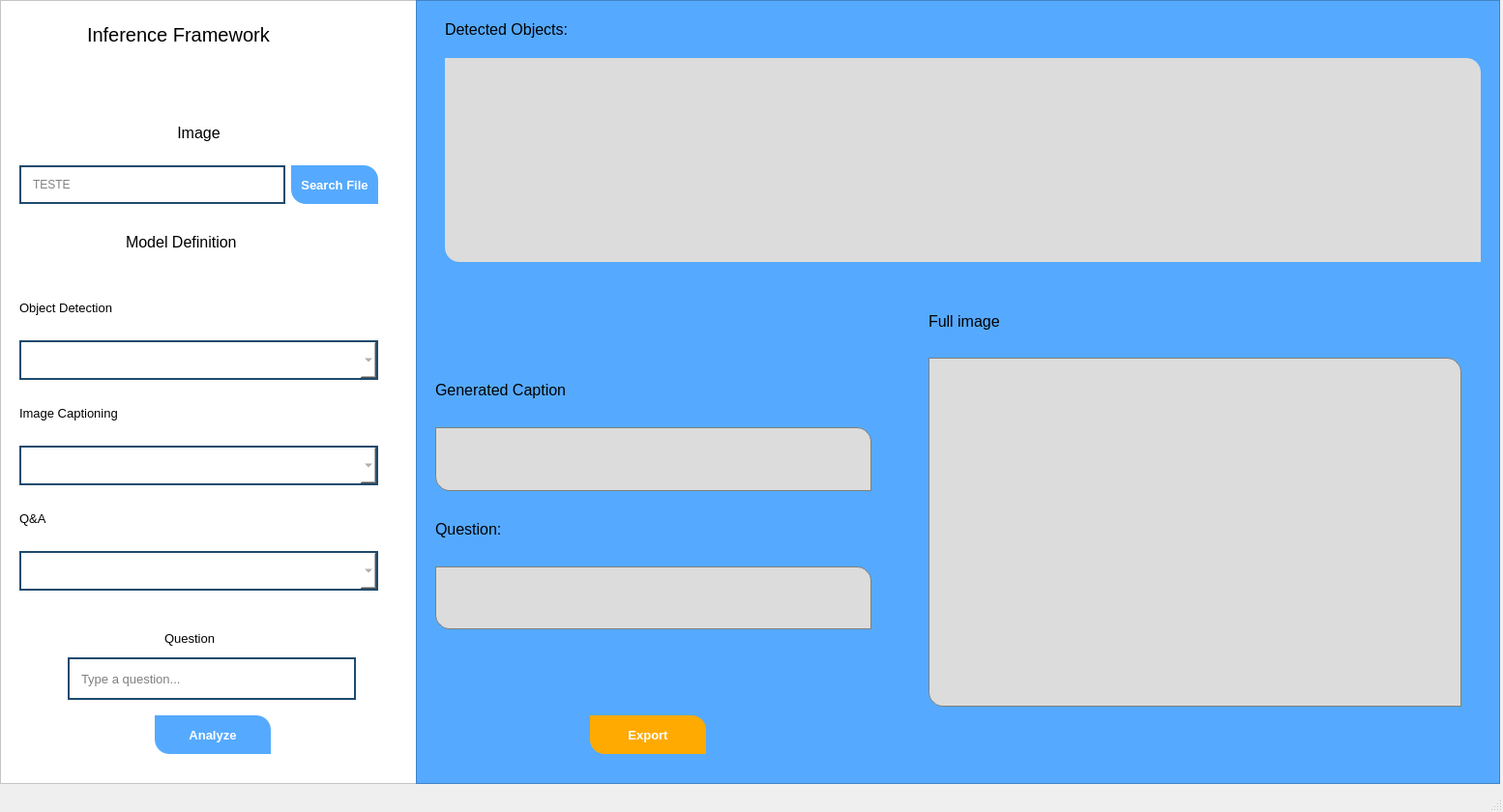
<?xml version="1.0" encoding="UTF-8"?>
<ui version="4.0">
 <class>MainWindow</class>
 <widget class="QMainWindow" name="MainWindow">
  <property name="geometry">
   <rect>
    <x>0</x>
    <y>0</y>
    <width>1554</width>
    <height>840</height>
   </rect>
  </property>
  <property name="windowTitle">
   <string>MainWindow</string>
  </property>
  <widget class="QWidget" name="centralwidget">
   <widget class="QFrame" name="frame">
    <property name="geometry">
     <rect>
      <x>0</x>
      <y>0</y>
      <width>431</width>
      <height>811</height>
     </rect>
    </property>
    <property name="styleSheet">
     <string notr="true">background-color:White;</string>
    </property>
    <property name="frameShape">
     <enum>QFrame::StyledPanel</enum>
    </property>
    <property name="frameShadow">
     <enum>QFrame::Raised</enum>
    </property>
    <widget class="QLabel" name="label_2">
     <property name="geometry">
      <rect>
       <x>170</x>
       <y>650</y>
       <width>91</width>
       <height>20</height>
      </rect>
     </property>
     <property name="font">
      <font>
       <pointsize>10</pointsize>
      </font>
     </property>
     <property name="text">
      <string>Question</string>
     </property>
    </widget>
    <widget class="QLineEdit" name="question_line">
     <property name="geometry">
      <rect>
       <x>70</x>
       <y>680</y>
       <width>298</width>
       <height>44</height>
      </rect>
     </property>
     <property name="font">
      <font>
       <pointsize>10</pointsize>
      </font>
     </property>
     <property name="styleSheet">
      <string notr="true">QLineEdit
{
	background-color: white;
	color: gray;
	border-style: solid;
	border-width: 2px;
	border-color: #1e4b6d;
	padding: 10px;

}


QLineEdit::hover
{
	background-color:rgb(85, 170, 255);
	color: rgb(255, 255, 255);
	border-style: solid;
	border-width: 2px;
	border-color: #01dcff;
	padding: 10px;

}


QLineEdit::focus
{
	
	color:rgb(0, 0, 0);
	border-style: solid;
	border-width: 2px;
	border-color: #01dcff;
	padding: 10px;

}</string>
     </property>
     <property name="text">
      <string>Type a question...</string>
     </property>
    </widget>
    <widget class="QPushButton" name="analyze_button">
     <property name="geometry">
      <rect>
       <x>160</x>
       <y>740</y>
       <width>120</width>
       <height>40</height>
      </rect>
     </property>
     <property name="minimumSize">
      <size>
       <width>40</width>
       <height>40</height>
      </size>
     </property>
     <property name="maximumSize">
      <size>
       <width>120</width>
       <height>40</height>
      </size>
     </property>
     <property name="styleSheet">
      <string notr="true">QPushButton
{
	background-color:rgb(85, 170, 255);
	color: #fff;
	font-size: 13px;
	font-weight: bold;
	border-top-right-radius: 15px;
	border-top-left-radius: 0px;
	border-bottom-right-radius: 0px;
	border-bottom-left-radius: 15px;
	padding: 10px;

}


QPushButton::disabled
{
	background-color: #5c5c5c;

}


QPushButton::hover
{
	background-color: rgb(0, 170, 0);

}


QPushButton::pressed
{
	background-color: #3d4ef2;

}</string>
     </property>
     <property name="text">
      <string>Analyze</string>
     </property>
    </widget>
    <widget class="QLabel" name="label_3">
     <property name="geometry">
      <rect>
       <x>130</x>
       <y>240</y>
       <width>151</width>
       <height>20</height>
      </rect>
     </property>
     <property name="font">
      <font>
       <pointsize>12</pointsize>
      </font>
     </property>
     <property name="text">
      <string>Model Definition</string>
     </property>
    </widget>
    <widget class="QWidget" name="layoutWidget">
     <property name="geometry">
      <rect>
       <x>20</x>
       <y>290</y>
       <width>371</width>
       <height>321</height>
      </rect>
     </property>
     <layout class="QVBoxLayout" name="verticalLayout_2">
      <item>
       <widget class="QLabel" name="label_4">
        <property name="font">
         <font>
          <pointsize>10</pointsize>
         </font>
        </property>
        <property name="text">
         <string>Object Detection</string>
        </property>
        <property name="alignment">
         <set>Qt::AlignLeading|Qt::AlignLeft|Qt::AlignVCenter</set>
        </property>
       </widget>
      </item>
      <item>
       <widget class="QComboBox" name="object_detection_combo">
        <property name="font">
         <font>
          <pointsize>10</pointsize>
         </font>
        </property>
        <property name="styleSheet">
         <string notr="true">QComboBox
{
	background-color: white;
	color: gray;
	border-style: solid;
	border-width: 2px;
	border-color: #1e4b6d;
	padding: 10px;

}


QComboBox::hover
{
	background-color:rgb(255, 255, 255);
	color: #3e93ca;
	border-style: solid;
	border-width: 2px;
	border-color: #01dcff;
	padding: 10px;

}


QComboBox::focus
{
	
	color: rgb(0, 0, 0);
	border-style: solid;
	border-width: 2px;
	border-color: #01dcff;
	padding: 10px;

}</string>
        </property>
       </widget>
      </item>
      <item>
       <widget class="QLabel" name="label_5">
        <property name="font">
         <font>
          <pointsize>10</pointsize>
         </font>
        </property>
        <property name="text">
         <string>Image Captioning</string>
        </property>
       </widget>
      </item>
      <item>
       <widget class="QComboBox" name="image_captioning_combo">
        <property name="font">
         <font>
          <pointsize>10</pointsize>
         </font>
        </property>
        <property name="styleSheet">
         <string notr="true">QComboBox
{
	background-color: white;
	color: gray;
	border-style: solid;
	border-width: 2px;
	border-color: #1e4b6d;
	padding: 10px;

}


QComboBox::hover
{
	background-color: rgb(85, 170, 255);
	color: rgb(255, 255, 255);
	border-style: solid;
	border-width: 2px;
	border-color: #01dcff;
	padding: 10px;

}


QComboBox::focus
{
	
	color: rgb(0, 0, 0);
	border-style: solid;
	border-width: 2px;
	border-color: #01dcff;
	padding: 10px;

}</string>
        </property>
       </widget>
      </item>
      <item>
       <widget class="QLabel" name="label_7">
        <property name="font">
         <font>
          <pointsize>10</pointsize>
         </font>
        </property>
        <property name="text">
         <string>Q&amp;A</string>
        </property>
       </widget>
      </item>
      <item>
       <widget class="QComboBox" name="qanda_combo">
        <property name="font">
         <font>
          <pointsize>10</pointsize>
         </font>
        </property>
        <property name="styleSheet">
         <string notr="true">QComboBox
{
	background-color: white;
	color: gray;
	border-style: solid;
	border-width: 2px;
	border-color: #1e4b6d;
	padding: 10px;

}


QComboBox::hover
{
	background-color: rgb(85, 170, 255);
	color: rgb(255, 255, 255);
	border-style: solid;
	border-width: 2px;
	border-color: #01dcff;
	padding: 10px;

}


QComboBox::focus
{
	
	color: rgb(0, 0, 0);
	border-style: solid;
	border-width: 2px;
	border-color: #01dcff;
	padding: 10px;

}</string>
        </property>
       </widget>
      </item>
     </layout>
    </widget>
    <widget class="QLabel" name="Tittle">
     <property name="geometry">
      <rect>
       <x>90</x>
       <y>10</y>
       <width>271</width>
       <height>51</height>
      </rect>
     </property>
     <property name="font">
      <font>
       <pointsize>15</pointsize>
      </font>
     </property>
     <property name="text">
      <string>Inference Framework</string>
     </property>
    </widget>
    <widget class="QWidget" name="layoutWidget">
     <property name="geometry">
      <rect>
       <x>20</x>
       <y>110</y>
       <width>371</width>
       <height>101</height>
      </rect>
     </property>
     <layout class="QVBoxLayout" name="verticalLayout">
      <item>
       <widget class="QLabel" name="label">
        <property name="font">
         <font>
          <pointsize>12</pointsize>
         </font>
        </property>
        <property name="text">
         <string>Image</string>
        </property>
        <property name="alignment">
         <set>Qt::AlignCenter</set>
        </property>
       </widget>
      </item>
      <item>
       <layout class="QHBoxLayout" name="horizontalLayout">
        <item>
         <widget class="QLineEdit" name="file_name">
          <property name="enabled">
           <bool>false</bool>
          </property>
          <property name="styleSheet">
           <string notr="true">QLineEdit
{
	background-color: white;
	color: gray;
	border-style: solid;
	border-width: 2px;
	border-color: #1e4b6d;
	padding: 10px;

}


QLineEdit::hover
{
	background-color: #082336;
	color: #3e93ca;
	border-style: solid;
	border-width: 2px;
	border-color: #01dcff;
	padding: 10px;

}


QLineEdit::focus
{
	
	color: #3e93ca;
	border-style: solid;
	border-width: 2px;
	border-color: #01dcff;
	padding: 10px;

}</string>
          </property>
          <property name="text">
           <string>TESTE</string>
          </property>
         </widget>
        </item>
        <item>
         <widget class="QPushButton" name="search_file_buttom">
          <property name="minimumSize">
           <size>
            <width>40</width>
            <height>40</height>
           </size>
          </property>
          <property name="maximumSize">
           <size>
            <width>120</width>
            <height>40</height>
           </size>
          </property>
          <property name="styleSheet">
           <string notr="true">QPushButton
{
	background-color:rgb(85, 170, 255);
	color: #fff;
	font-size: 13px;
	font-weight: bold;
	border-top-right-radius: 15px;
	border-top-left-radius: 0px;
	border-bottom-right-radius: 0px;
	border-bottom-left-radius: 15px;
	padding: 10px;

}


QPushButton::disabled
{
	background-color: #5c5c5c;

}


QPushButton::hover
{
	background-color:rgb(0, 170, 0);

}


QPushButton::pressed
{
	background-color: #3d4ef2;

}</string>
          </property>
          <property name="text">
           <string>Search File</string>
          </property>
         </widget>
        </item>
       </layout>
      </item>
     </layout>
    </widget>
   </widget>
   <widget class="QFrame" name="frame_2">
    <property name="geometry">
     <rect>
      <x>430</x>
      <y>0</y>
      <width>1121</width>
      <height>811</height>
     </rect>
    </property>
    <property name="styleSheet">
     <string notr="true">background-color:rgb(85, 170, 255)</string>
    </property>
    <property name="frameShape">
     <enum>QFrame::StyledPanel</enum>
    </property>
    <property name="frameShadow">
     <enum>QFrame::Raised</enum>
    </property>
    <widget class="QLabel" name="label_6">
     <property name="geometry">
      <rect>
       <x>30</x>
       <y>20</y>
       <width>191</width>
       <height>21</height>
      </rect>
     </property>
     <property name="font">
      <font>
       <pointsize>12</pointsize>
      </font>
     </property>
     <property name="text">
      <string>Detected Objects:</string>
     </property>
    </widget>
    <widget class="QListWidget" name="object_list">
     <property name="geometry">
      <rect>
       <x>30</x>
       <y>60</y>
       <width>1071</width>
       <height>211</height>
      </rect>
     </property>
     <property name="styleSheet">
      <string notr="true">background-color: rgb(220, 220, 220);
	color: rgb(220, 220, 220);
	font-size: 14px;
	font-weight: bold;
	show-decoration-selected: 0;
	border-top-right-radius: 15px;
	border-top-left-radius: 0px;
	border-bottom-right-radius: 0px;
	border-bottom-left-radius: 15px;
	padding: 10px;</string>
     </property>
    </widget>
    <widget class="QLabel" name="image">
     <property name="geometry">
      <rect>
       <x>530</x>
       <y>370</y>
       <width>551</width>
       <height>361</height>
      </rect>
     </property>
     <property name="styleSheet">
      <string notr="true">	border: 1px solid gray;
	border-radius: 8px;
	background-color: rgb(220, 220, 220);
	border-top-right-radius: 15px;
	border-top-left-radius: 0px;
	border-bottom-right-radius: 0px;
	border-bottom-left-radius: 15px;
	padding: 10px;</string>
     </property>
     <property name="text">
      <string/>
     </property>
     <property name="alignment">
      <set>Qt::AlignCenter</set>
     </property>
    </widget>
    <widget class="QWidget" name="layoutWidget">
     <property name="geometry">
      <rect>
       <x>20</x>
       <y>370</y>
       <width>451</width>
       <height>281</height>
      </rect>
     </property>
     <layout class="QVBoxLayout" name="verticalLayout_5">
      <item>
       <layout class="QVBoxLayout" name="verticalLayout_3">
        <item>
         <widget class="QLabel" name="label_9">
          <property name="font">
           <font>
            <pointsize>12</pointsize>
           </font>
          </property>
          <property name="styleSheet">
           <string notr="true"/>
          </property>
          <property name="text">
           <string>Generated Caption</string>
          </property>
         </widget>
        </item>
        <item>
         <widget class="QLabel" name="caption_label">
          <property name="font">
           <font>
            <pointsize>11</pointsize>
           </font>
          </property>
          <property name="styleSheet">
           <string notr="true">	border: 1px solid gray;
	border-radius: 8px;
	background-color: rgb(220, 220, 220);
	border-top-right-radius: 15px;
	border-top-left-radius: 0px;
	border-bottom-right-radius: 0px;
	border-bottom-left-radius: 15px;
	padding: 10px;</string>
          </property>
          <property name="text">
           <string/>
          </property>
         </widget>
        </item>
       </layout>
      </item>
      <item>
       <layout class="QVBoxLayout" name="verticalLayout_4">
        <item>
         <widget class="QLabel" name="question_label">
          <property name="font">
           <font>
            <pointsize>12</pointsize>
           </font>
          </property>
          <property name="text">
           <string>Question:</string>
          </property>
         </widget>
        </item>
        <item>
         <widget class="QLabel" name="answer_label">
          <property name="font">
           <font>
            <pointsize>11</pointsize>
           </font>
          </property>
          <property name="styleSheet">
           <string notr="true">	border: 1px solid gray;
	border-radius: 8px;
	background-color: rgb(220, 220, 220);
	border-top-right-radius: 15px;
	border-top-left-radius: 0px;
	border-bottom-right-radius: 0px;
	border-bottom-left-radius: 15px;
	padding: 10px;</string>
          </property>
          <property name="text">
           <string/>
          </property>
         </widget>
        </item>
       </layout>
      </item>
     </layout>
    </widget>
    <widget class="QPushButton" name="export_buttom">
     <property name="geometry">
      <rect>
       <x>180</x>
       <y>740</y>
       <width>120</width>
       <height>40</height>
      </rect>
     </property>
     <property name="minimumSize">
      <size>
       <width>40</width>
       <height>40</height>
      </size>
     </property>
     <property name="maximumSize">
      <size>
       <width>120</width>
       <height>40</height>
      </size>
     </property>
     <property name="styleSheet">
      <string notr="true">QPushButton
{
	background-color: rgb(255, 170, 0);
	color: #fff;
	font-size: 13px;
	font-weight: bold;
	border-top-right-radius: 15px;
	border-top-left-radius: 0px;
	border-bottom-right-radius: 0px;
	border-bottom-left-radius: 15px;
	padding: 10px;

}


QPushButton::disabled
{
	background-color: #5c5c5c;

}


QPushButton::hover
{
	background-color:rgb(0, 170, 0);
	border-style: solid;
}


QPushButton::pressed
{
	background-color: #3d4ef2;

}</string>
     </property>
     <property name="text">
      <string>Export</string>
     </property>
    </widget>
    <widget class="QLabel" name="label_10">
     <property name="geometry">
      <rect>
       <x>530</x>
       <y>300</y>
       <width>447</width>
       <height>64</height>
      </rect>
     </property>
     <property name="font">
      <font>
       <pointsize>12</pointsize>
      </font>
     </property>
     <property name="styleSheet">
      <string notr="true"/>
     </property>
     <property name="text">
      <string>Full image</string>
     </property>
    </widget>
   </widget>
  </widget>
  <widget class="QMenuBar" name="menubar">
   <property name="geometry">
    <rect>
     <x>0</x>
     <y>0</y>
     <width>1554</width>
     <height>26</height>
    </rect>
   </property>
  </widget>
  <widget class="QStatusBar" name="statusbar"/>
 </widget>
 <resources/>
 <connections/>
</ui>
